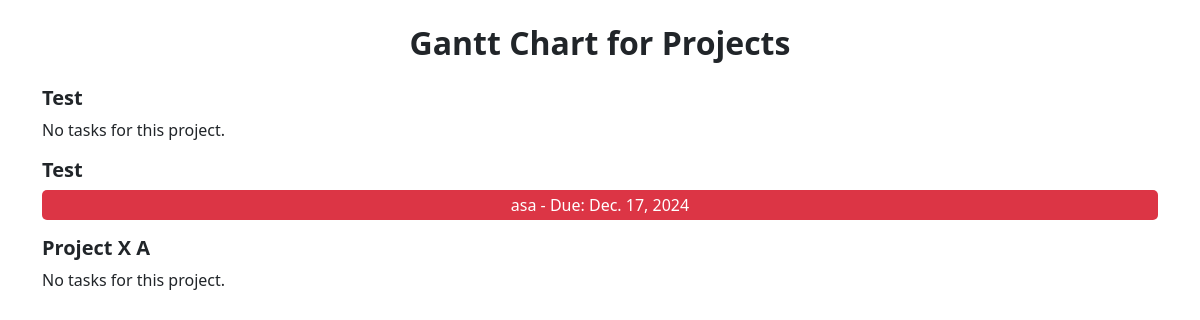
The page /gantt-chart/ on the database as committed earlier.
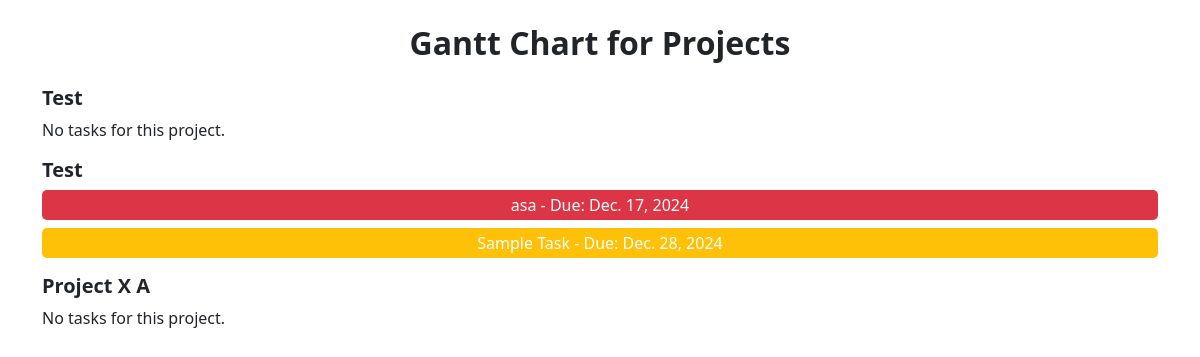
The same page on the database as committed later.
### app/models.py (models this page shows, shortened)
class Project(models.Model):
    name = models.CharField(max_length=255)
    description = models.TextField()
    start_date = models.DateField()
    deadline = models.DateField()
    status = models.CharField(
        max_length=20,
        choices=[
            ('In Progress', 'In Progress'),
            ('Completed', 'Completed'),
            ('On Hold', 'On Hold'),
        ],
        default='In Progress'
    )
    created_by = models.ForeignKey(User, on_delete=models.CASCADE, related_name="created_projects")
    team_members = models.ManyToManyField(TeamMember, related_name="projects")
    date_created = models.DateTimeField(auto_now_add=True)

class Task(models.Model):
    STATUS_CHOICES = [
        ('not-started', 'Not Started'),
        ('in-progress', 'In Progress'),
        ('done', 'Done'),
        ('urgent', 'Urgent'),
    ]
    PRIORITY_CHOICES = [
        ('low', 'Low'),
        ('medium', 'Medium'),
        ('high', 'High'),
    ]
    title = models.CharField(max_length=255)  # Task title
    description = models.TextField()  # Task description
    due_date = models.DateField()  # Task deadline
    status = models.CharField(max_length=20, choices=STATUS_CHOICES, default='not-started')  # Task status
    priority = models.CharField(max_length=10, choices=PRIORITY_CHOICES, default='medium')  # Task priority
    project = models.ForeignKey(Project, on_delete=models.CASCADE, related_name="tasks")  # Associated project
    assignee = models.ForeignKey(User, on_delete=models.SET_NULL, null=True, blank=True, related_name="tasks")  # Assigned user
    created_by = models.ForeignKey(User, on_delete=models.SET_NULL, null=True, blank=True, related_name="created_tasks")  # Creator user ID
    date_created = models.DateTimeField(auto_now_add=True)  # Date the task was created
    date_updated = models.DateTimeField(auto_now=True)  # Date the task was last updated

### app/views.py (the view)
# urls.py: path('gantt-chart/', views.gantt_chart_view, name='gantt_chart_view'),
def gantt_chart_view(request):
    projects = Project.objects.prefetch_related('tasks').all()
    return render(request, 'app/gantt_chart.html', {'projects': projects})

### app/context_processors.py (called while the page is built)
def add_current_time(request):
    gmt8 = pytz.timezone('Asia/Manila')  # Set the timezone to GMT+8
    current_time = timezone.now().astimezone(gmt8)  # Convert current time to GMT+8
    return {'current_time': current_time}

### app/templates/app/gantt_chart.html (shortened to what this page needs)
<!DOCTYPE html>
<html lang="en">
<head>
    <link href="https://cdn.jsdelivr.net/npm/bootstrap@5.3.3/dist/css/bootstrap.min.css" rel="stylesheet">
</head>
<body>
    <div class="container mt-4">
        <h2 class="fw-bold mb-4 text-center">Gantt Chart for Projects</h2>
        {% for project in projects %}
            <div class="mb-3">
                <h5 class="fw-bold">{{ project.name }}</h5>
                {% for task in project.tasks.all %}
                    {% if task.priority == 'high' %}
                        <div class="gantt-bar mb-2" style="background-color: #dc3545;">
                            {{ task.title }} - Due: {{ task.due_date }}
                        </div>
                    {% elif task.priority == 'medium' %}
                        <div class="gantt-bar mb-2" style="background-color: #ffc107;">
                            {{ task.title }} - Due: {{ task.due_date }}
                        </div>
                    {% else %}
                        <div class="gantt-bar mb-2" style="background-color: #28a745;">
                            {{ task.title }} - Due: {{ task.due_date }}
                        </div>
                    {% endif %}
                {% empty %}
                    <p>No tasks for this project.</p>
                {% endfor %}
            </div>
        {% empty %}
            <p>No projects available.</p>
        {% endfor %}
    </div>
</body>
</html>

Rows that differ between the two databases and show on the page:
added Task: title "Sample Task", due_date "Dec. 28, 2024", shown under Project (number 2 of 3 on the later page)
